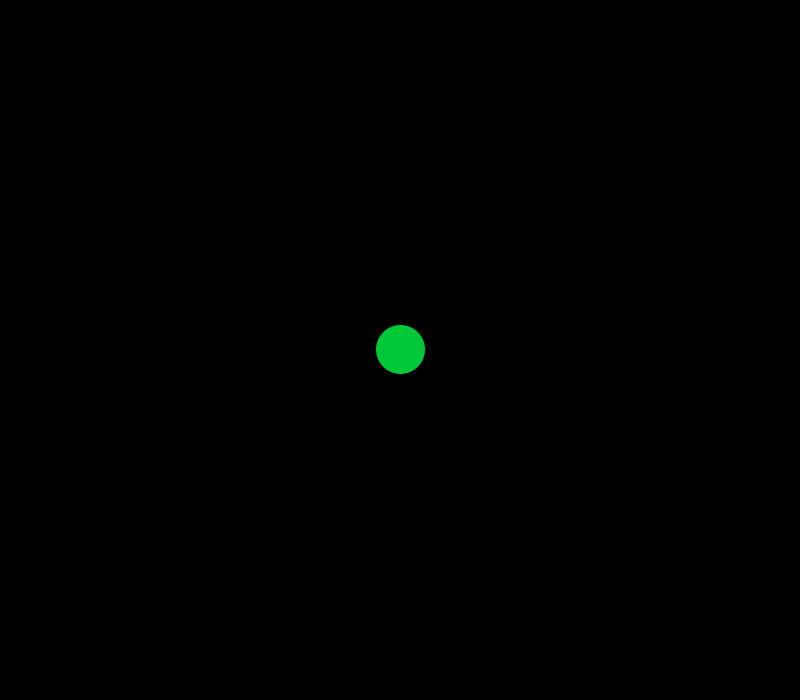
Frame 1 (no input)
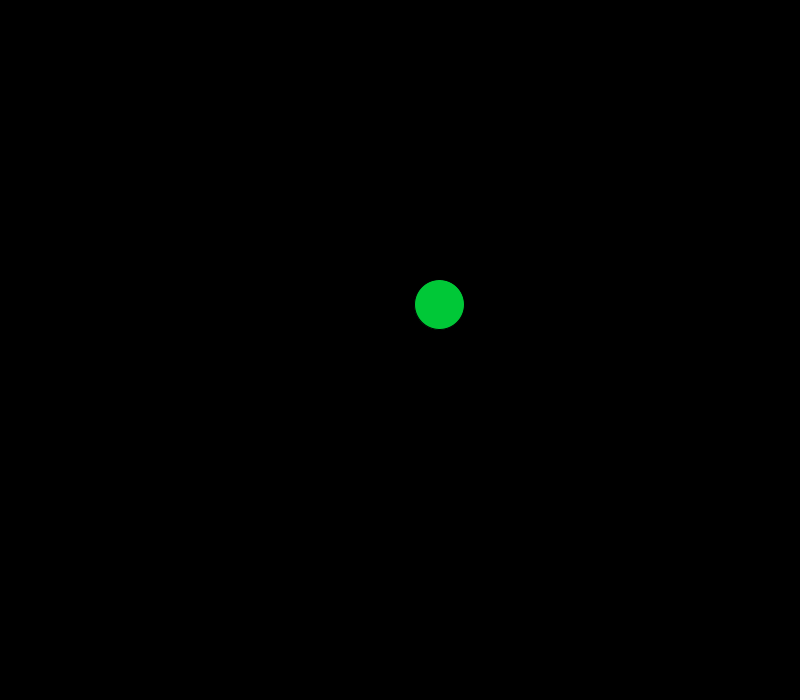
Frame 60 (the mouse pressed at the canvas centre just before this capture)
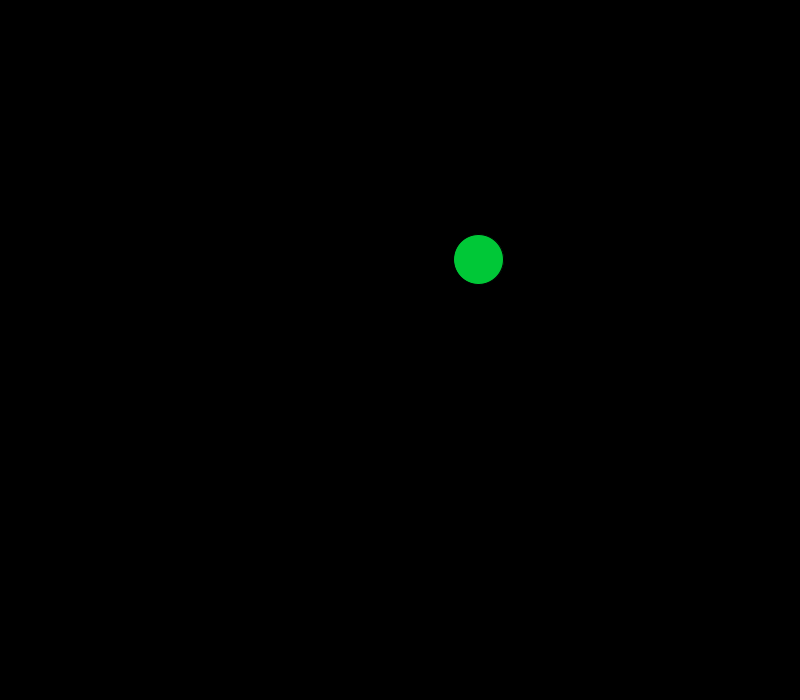
Frame 120 (the mouse held since frame 60 and released just before this capture)

The Processing sketch that drew these frames (run headless with seeded random() and noise(); from frame 60 on, the mouse is pressed at the canvas centre):

// Processing sketch: collision_ball
// ── collision_ball.pde
PVector loc, vel, acc;
PVector mouse;
float sz = 50;

void setup() {
  size(800, 700);
  loc = new PVector(width/2, height/2);
  vel = PVector.random2D();    
  acc = new PVector(0, 0);
  mouse = new PVector();
}

void draw() {
  mouse.set(mouseX,mouseY);
  background(0);
  vel.add(acc);
  loc.add(vel);
 
  if (loc.dist(mouse) < sz/2) {  
    fill(255, 0, 0);                                
    vel.mult(-1);                                   
  } else {                                          
    fill(0, 200, 55);                               
  }
  ellipse(loc.x, loc.y, sz, sz);
  if (loc.x + sz/2 > width || loc.x - sz/2 < 0) {
    vel.x *= -1;
  }
  if (loc.y + sz/2 > height || loc.y - sz/2 < 0) {
    vel.y *= -1;
  }
}
